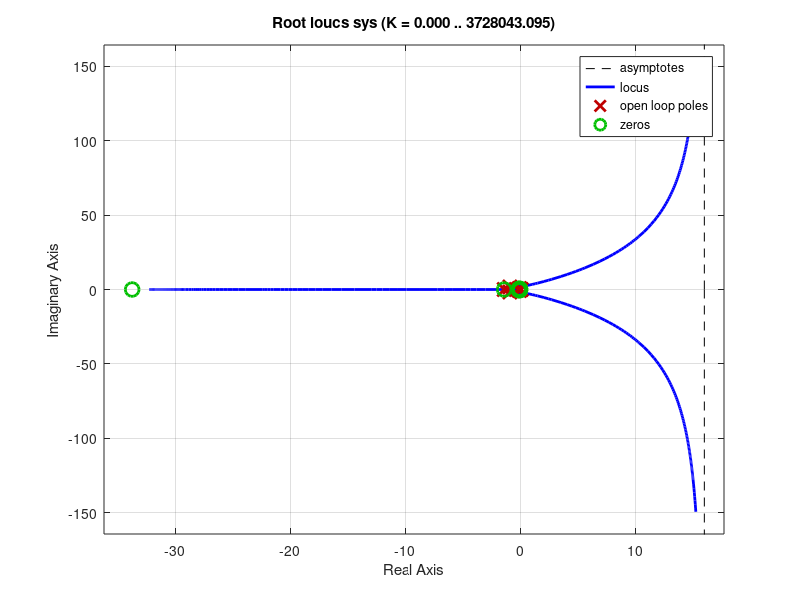
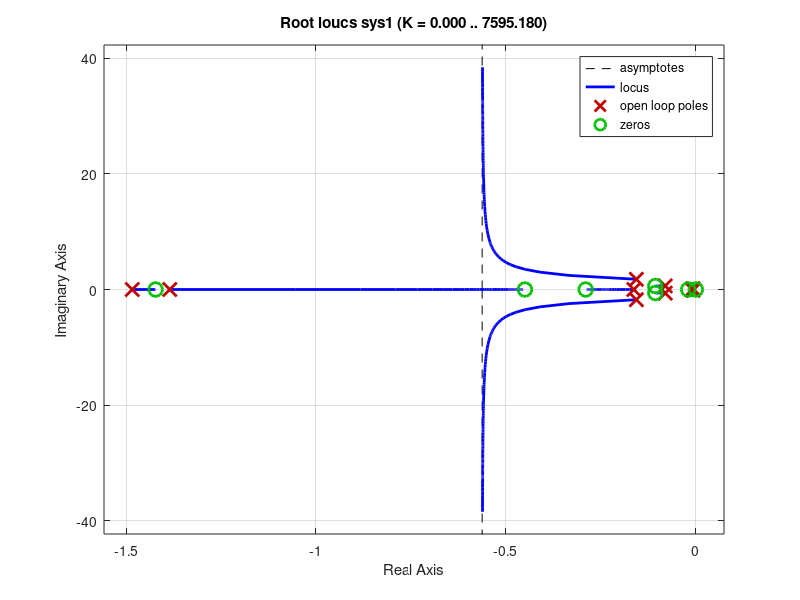

Write the MATLAB code that produced these figures, in order.
clear
close all
clc

A = load('A_impl.mat');
A= A.A_implicit;
B = load('B_implicit.mat');
B=B.B_implicit(:,4);

C = [0.000000E+00, 1, 0.000000E+00, 0.000000E+00, 0.000000E+00, 0.000000E+00,0.000000E+00, 0.000000E+00,0.000000E+00;
     0.000000E+00, 0.000000E+00, 0.000000E+00, 1,0.000000E+00, 0.000000E+00, 0.000000E+00,0.000000E+00, 0.000000E+00];

aa = [          A,    -B;
       zeros(1,9),    1/15];

ba = [zeros(9,1); 1/15];

ca = [         C,  zeros(2,1)];


sys = ss(aa,ba,ca(1,:),0);


rlocus(sys)

[num,den] = ss2tf(aa,ba,ca(1,:),0);

k_alpha = 25;


acl = aa - ba * k_alpha * ca(1,:); % dynamics of inner loop

sys1 = ss(acl,ba,ca(2,:),0);
figure;
rlocus(sys1);
[num1,den1]=ss2tf(acl,ba,ca(2,:),0);
%k_q = 2.62;